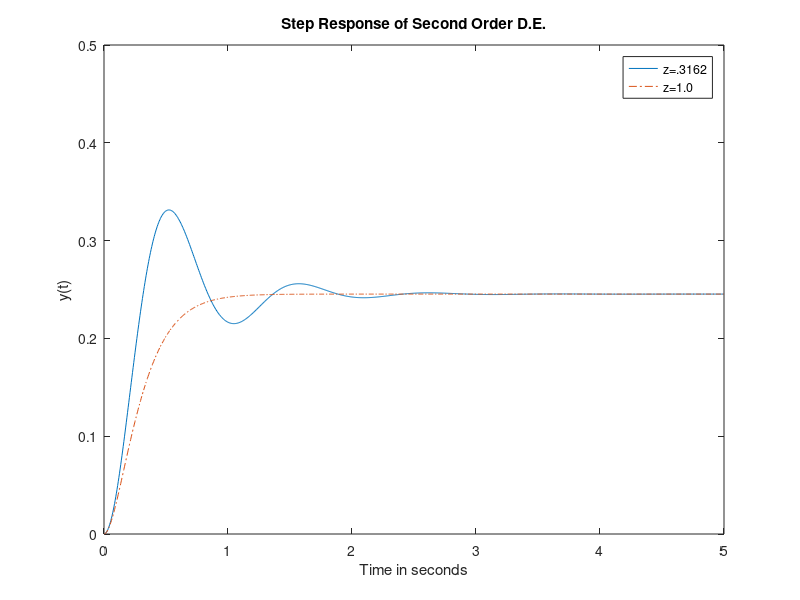

MATLAB code to generate this figure:
% EX5_17.M Step response of second order differential equation
%  D2y + 2*z*Wn*Dy + Wn^2*y=U(t) for underdamped and critically
%   damped system ; z=2/Wn and z=1, wn=sqrt(40) 
clear                % Clear workspace and
clf                  %  figures
Wn=sqrt(40)          % Natural frequency - radians/second
z1=2/Wn              % Damping
t=[0:.005:5];        % Time for plotting
y1=.2453*( 1 -(1/3)*exp(-2*t).*sin(6*t)-exp(-2*t).*cos(6*t)); 
ycrit=.2453*( 1-(1 + Wn*t).*exp(-Wn*t)); 
plot(t,y1,'-',t,ycrit,'-.')
axis([0,5,0,.5])     % Set plotting limits
xlabel('Time in seconds')
ylabel('y(t)')
title('Step Response of Second Order D.E.')
legend('z=.3162','z=1.0')
%
% Version 5  legend (lower case)
 
